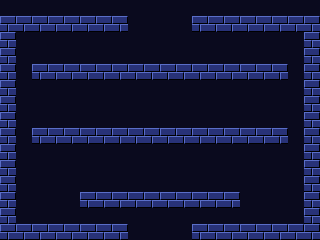

This game map was drawn from its Tiled (.tmx) file and the tilesets committed beside it. A one-line description and the full map source follow:
An orthogonal 20x15 tile map with 16x16 px tiles, 1 tile layer (Tiles) and 7 objects (3x Slime, 2x Imp, Bat, Player).

<map version="1.10" tiledversion="1.11.2" orientation="orthogonal" renderorder="right-down" width="20" height="15" tilewidth="16" tileheight="16" infinite="0" nextlayerid="4" nextobjectid="8">
  <properties>
    <property name="index" value="21" type="int" />
    <property name="name" value="Round 22" />
  </properties>
  <tileset firstgid="1" source="../tileset.tsx" />
  <layer id="1" name="Tiles" width="20" height="15">
    <data encoding="csv">
1,1,1,1,1,1,1,1,1,1,1,1,1,1,1,1,1,1,1,1,
5,5,5,5,5,5,5,5,1,1,1,1,5,5,5,5,5,5,5,5,
5,1,1,1,1,1,1,1,1,1,1,1,1,1,1,1,1,1,1,5,
5,1,1,1,1,1,1,1,1,1,1,1,1,1,1,1,1,1,1,5,
5,1,21,21,21,21,21,21,21,21,21,21,21,21,21,21,21,21,1,5,
5,1,1,1,1,1,1,1,1,1,1,1,1,1,1,1,1,1,1,5,
5,1,1,1,1,1,1,1,1,1,1,1,1,1,1,1,1,1,1,5,
5,1,1,1,1,1,1,1,1,1,1,1,1,1,1,1,1,1,1,5,
5,1,21,21,21,21,21,21,21,21,21,21,21,21,21,21,21,21,1,5,
5,1,1,1,1,1,1,1,1,1,1,1,1,1,1,1,1,1,1,5,
5,1,1,1,1,1,1,1,1,1,1,1,1,1,1,1,1,1,1,5,
5,1,1,1,1,1,1,1,1,1,1,1,1,1,1,1,1,1,1,5,
5,1,1,1,1,21,21,21,21,21,21,21,21,21,21,1,1,1,1,5,
5,1,1,1,1,1,1,1,1,1,1,1,1,1,1,1,1,1,1,5,
5,5,5,5,5,5,5,5,1,1,1,1,5,5,5,5,5,5,5,5
</data>
  </layer>
  <objectgroup id="2" name="Spawns">
    <object id="1" name="Slime" class="Slime" x="48" y="48">
      <point />
    </object>
    <object id="2" name="Bat" class="Bat" x="144" y="48">
      <point />
    </object>
    <object id="3" name="Slime" class="Slime" x="240" y="48">
      <point />
    </object>
    <object id="4" name="Imp" class="Imp" x="32" y="112">
      <point />
    </object>
    <object id="5" name="Imp" class="Imp" x="272" y="112">
      <point />
    </object>
    <object id="6" name="Slime" class="Slime" x="144" y="176">
      <point />
    </object>
    <object id="7" name="Player" class="Player" x="32" y="208">
      <point />
    </object>
  </objectgroup>
</map>
